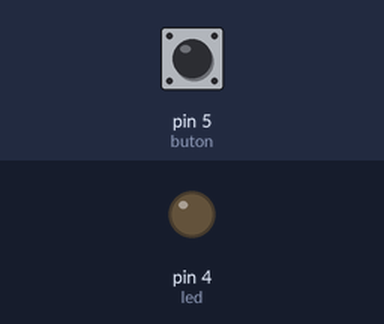
The sketch below on a simulated Arduino Uno, built with avr-gcc and run on an emulated ATmega328P. Shown: output pins drawn as LEDs (lit = HIGH). The test bench sets the inputs (shaded band); at power-on: pin 5 (buton) LOW.

Above: at 1.2 s.
1.3 s: pin 5 (buton) pulled HIGH for 0.15 s
At 1.37 s:
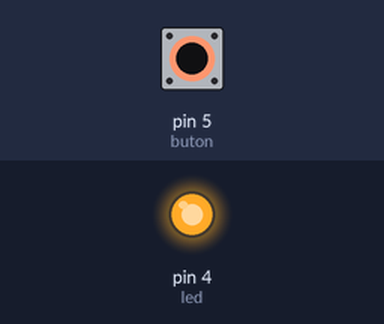
2.9 s: pin 5 (buton) pulled HIGH for 3.2 s
At 7.3 s:
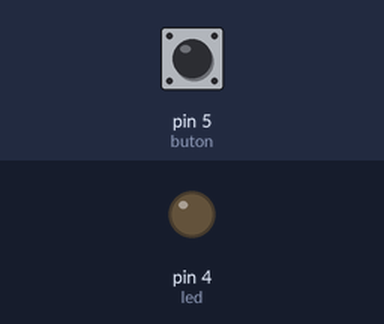
Timing chart, 0 to 8.8 s (numbered marks = the images above; inputs shaded):
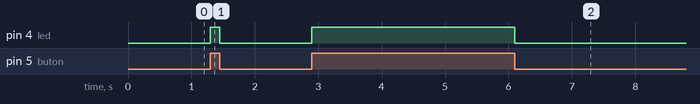

The sketch:

02..DijitalPinleriGirisOlarakKullanmak.ino
```cpp
//Dijital Pinleri giris olarak kullanmak
int led = 4;
int buton = 5;
int butondurum;

void setup() {
  pinMode(led,OUTPUT);
  //pinMode(5,OUTPUT);
  pinMode(buton, INPUT);

}

void loop() {
  butondurum = digitalRead(buton);
  if(butondurum == HIGH)
    digitalWrite(led,HIGH);
  else{
    digitalWrite(led,LOW);
  }
}
```

Measured:
- after the input at 1.3 s, pin 4 (led): LOW → HIGH at once, → LOW 0.15 s later
- after the input at 2.9 s, pin 4 (led): LOW → HIGH at once, → LOW 3.2 s later
